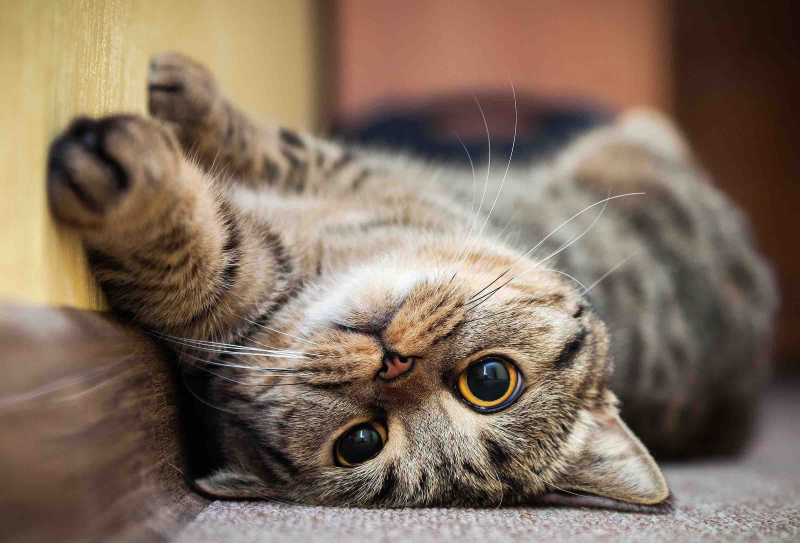
#> input picture cute_cat.jpeg, 2400 x 1628 px (shown at 1/3 size)
$ python image_manipulation.py
#> lines starting #> are read from the running program, lines starting #| are printed output that depends on the picture; after the words box and inside, x2 and y2 are one past the last pixel; in counts of white or black regions, pixels touching at a corner belong together
import cv2 as cv
import numpy as np

# Reading and displaying an image.
img = cv.imread('cute_cat.jpeg')
#> img is the input picture: shape (1628, 2400, 3); mean B, G, R 95.1, 111.1, 130.1
cv.imshow('Cute Cat', img)
cv.waitKey(0)

# Resizing and rescaling images.
img = cv.imread('cute_cat.jpeg')


def rescaleFrame(frame, scale=0.75):
#> called with scale = 0.75
    width = int(frame.shape[1] * scale)
#> width = 1800
    height = int(frame.shape[0] * scale)
#> height = 1221
    dimensions = (width, height)
#> dimensions = (1800, 1221)
    return cv.resize(frame, dimensions, interpolation=cv.INTER_AREA)


cv.imshow('Cute Cat', rescaleFrame(img))
cv.waitKey(0)

# Converting image to grayscale
img = cv.imread('cute_cat.jpeg')
img_gray = cv.cvtColor(img, cv.COLOR_BGR2GRAY)
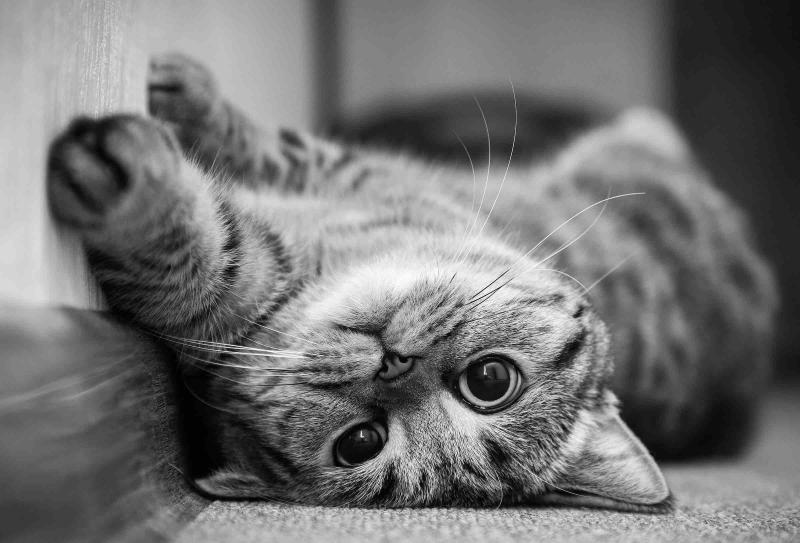
#> img_gray: shape (1628, 2400) (shown at 1/3 size); min 0, max 255, mean 114.9
cv.imshow('Cute Cat Grayscale', img_gray)
cv.waitKey(0)

# Blurring an Image
img = cv.imread('cute_cat.jpeg')
blurred_cat = cv.GaussianBlur(img, (3, 3), cv.BORDER_DEFAULT)
cv.imshow('Blurred Cat', blurred_cat)
cv.waitKey(0)

# Edge Cascade
img = cv.imread('cute_cat.jpeg')
# Note: passing a blurred image decreases the amount of detected edges.
canny = cv.Canny(img, 125, 175)
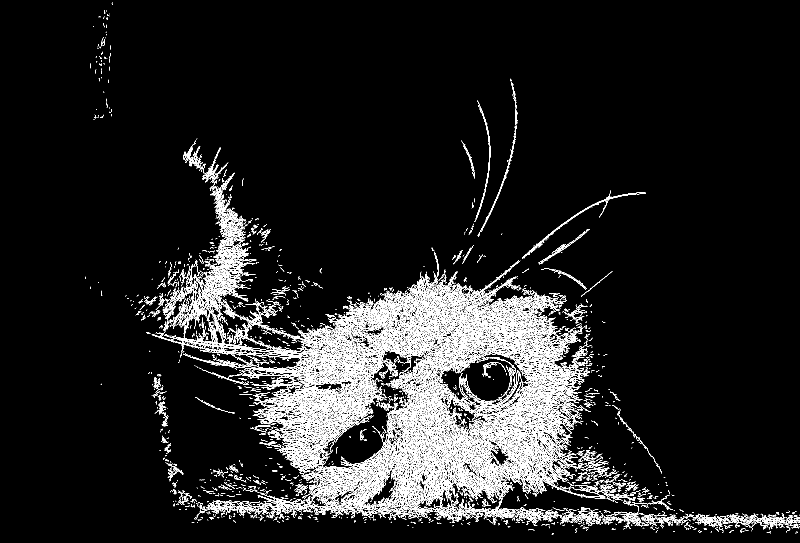
#> canny: shape (1628, 2400) (shown at 1/3 size); 5.8% white in thin lines or dots, all inside (x1, y1, x2, y2) = (255, 7, 2400, 1605)
cv.imshow('Edges', canny)
# Dilating
dilated = cv.dilate(canny, (3, 3), iterations=1)
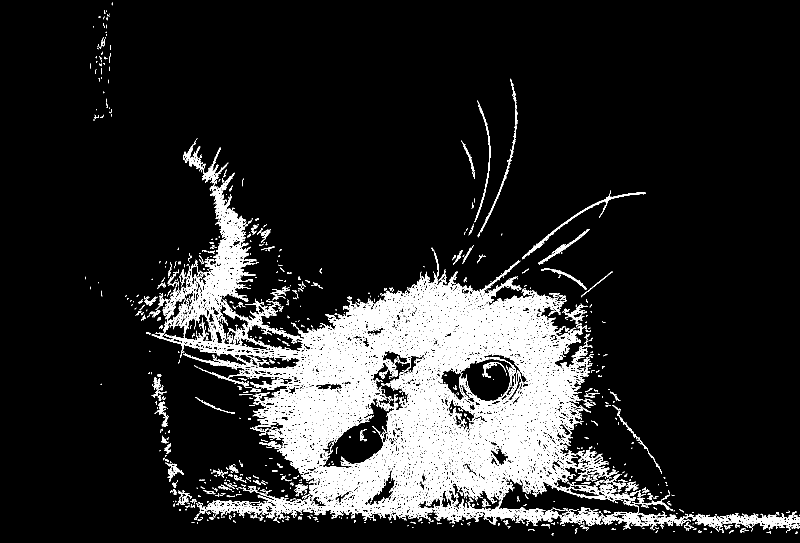
#> dilated: shape (1628, 2400) (shown at 1/3 size); 9.8% white in thin lines or dots, all inside (x1, y1, x2, y2) = (255, 7, 2400, 1606)
cv.imshow('Dilated', dilated)
# Eroding
eroded = cv.erode(dilated, (3, 3), iterations=1)
#> eroded: shape (1628, 2400); 7% white in thin lines or dots, all inside (x1, y1, x2, y2) = (255, 8, 2400, 1606)
cv.imshow('Eroded', eroded)
cv.waitKey(0)

# Cropping
img = cv.imread('cute_cat.jpeg')
cropped = img[800:1500, 900:1600]
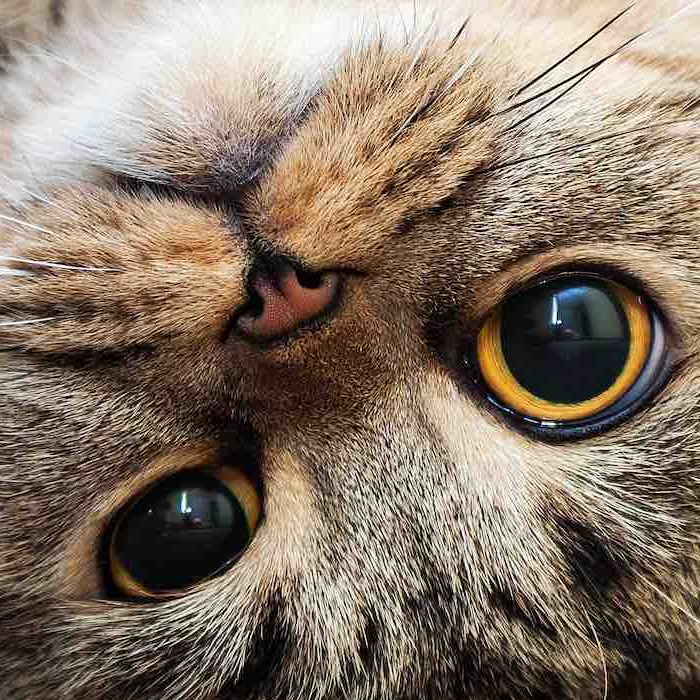
#> cropped: shape (700, 700, 3); mean B, G, R 104.4, 119.1, 135.4
cv.imshow('Cute Cat', img)
cv.imshow('Cropped', cropped)
cv.waitKey(0)

# Translation
img = cv.imread('cute_cat.jpeg')


def translate(img, x, y):
#> called with x = 100, y = 100
    trans_mat = np.float32([[1, 0, x], [0, 1, y]])
    dimensions = (img.shape[1], img.shape[0])
#> dimensions = (2400, 1628)
    return cv.warpAffine(img, trans_mat, dimensions)
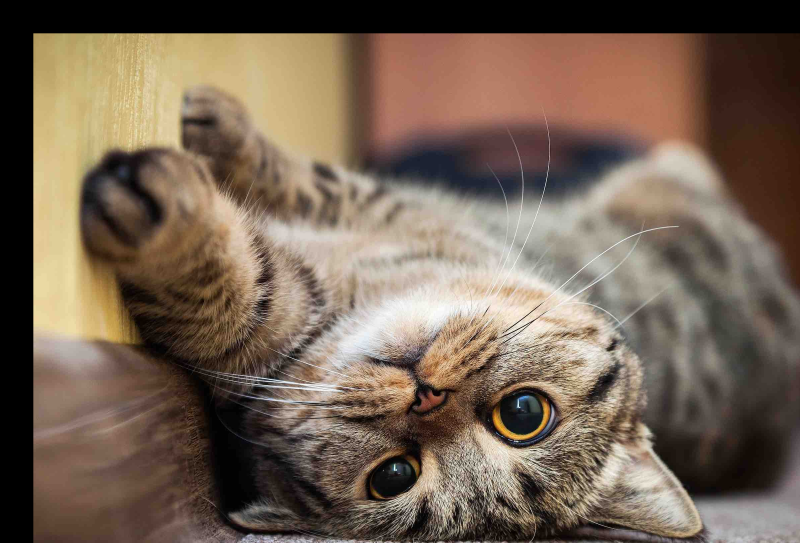
#> returned value: shape (1628, 2400, 3) (shown at 1/3 size); mean of channels 0, 1, 2 84.4, 100.1, 117.7; drawn as B, G, R


translated = translate(img, 100, 100)
cv.imshow('Original Cat', img)
cv.imshow('Translated Cat', translated)
cv.waitKey(0)

# Rotation
img = cv.imread('cute_cat.jpeg')


def rotate(img, angle, rot_point=None):
#> called with angle = 45
    (height, width) = img.shape[:2]
#> height = 1628; width = 2400
    if rot_point == None:
        rot_point = (width//2, height//2)
#> rot_point = (1200, 814)
    rot_mat = cv.getRotationMatrix2D(rot_point, angle, 1.0)
    dimensions = (width, height)
#> dimensions = (2400, 1628)
    return cv.warpAffine(img, rot_mat, dimensions)
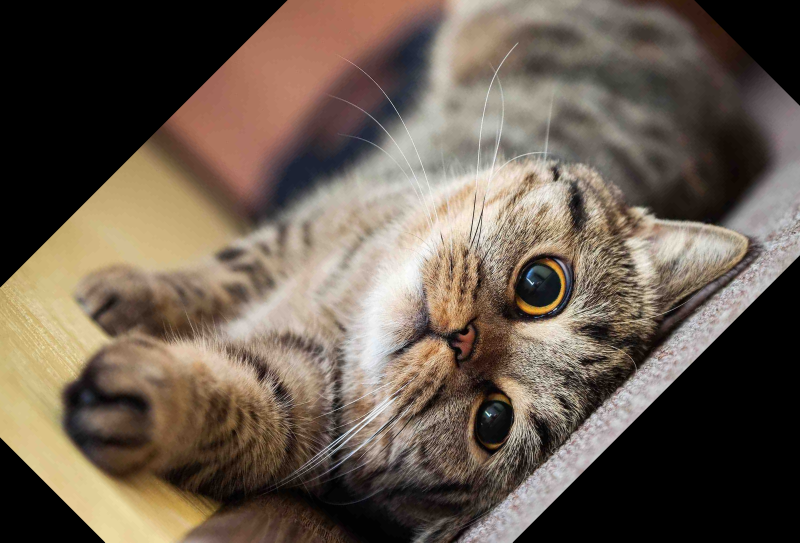
#> returned value: shape (1628, 2400, 3) (shown at 1/3 size); mean of channels 0, 1, 2 79.9, 92.6, 106; drawn as B, G, R


rotated = rotate(img, 45)
cv.imshow('Original Cat', img)
cv.imshow('Rotated Cat', rotated)
cv.waitKey(0)

# Flipping
img = cv.imread('cute_cat.jpeg')
flipped = cv.flip(img, 0)
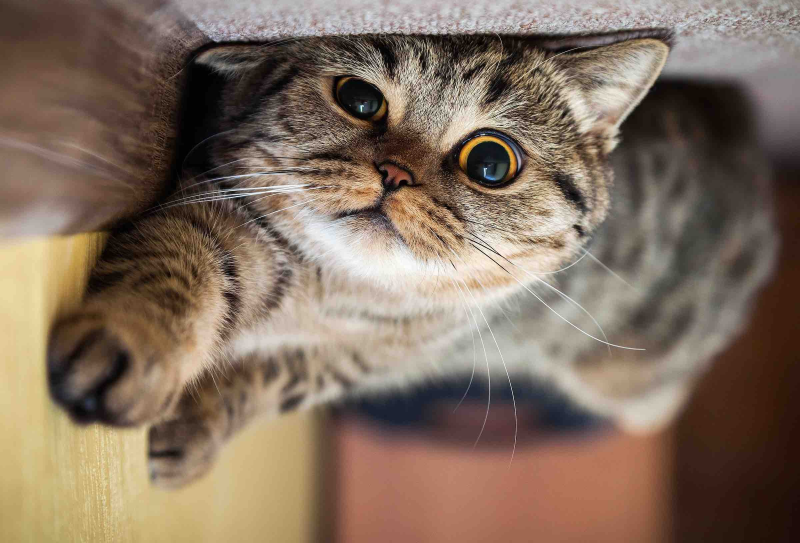
#> flipped: shape (1628, 2400, 3) (shown at 1/3 size); mean B, G, R 95.1, 111.1, 130.1
cv.imshow('Original Cat', img)
cv.imshow('Flipped Cat', flipped)
cv.waitKey(0)
